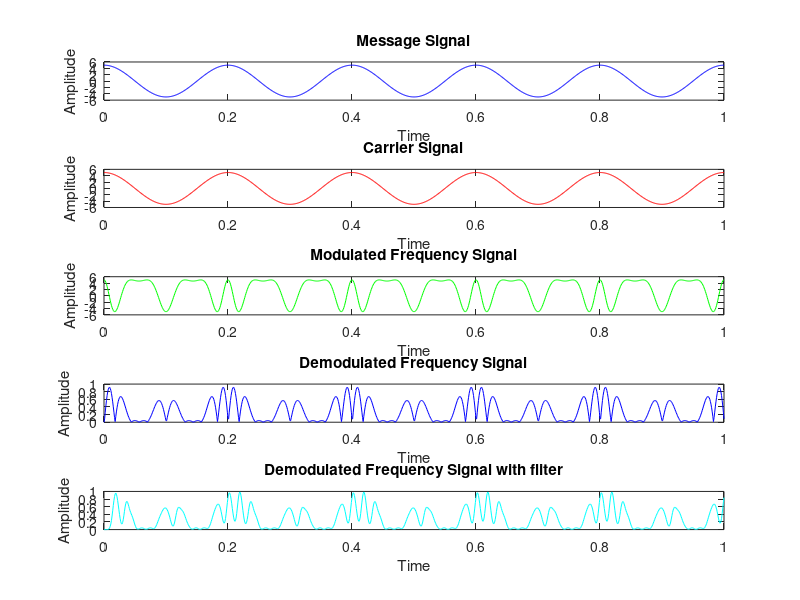

The MATLAB script that drew this image:
clc;
close all;
clear all;
t = 0:0.001:1;
am = input('Enter the amplitude of the message signal: ');
ac = input('Enter the amplitude of the carrier signal: ');
fm = input('Enter the frequency of the message signal: ');
fc = input('Enter the frequency of the carrier signal: ');
B=   input ('Enter the value of modulation index of frequency modulation: ');
xt = am*cos(2*pi*fm*t);
ct = ac*cos(2*pi*fc*t);
sfmt= ac.*cos(2*pi*fc*t + B*sin(2*pi*fm*t))
dem=diff(sfmt)
dem1=[0,dem]
v=abs(dem1)
[b,a]=butter(10,0.2);
v1=filter(b,a,v);
subplot(5,1,1)
plot(t,xt,'b')
title('Message Signal')
xlabel('Time')
ylabel('Amplitude')
subplot(5,1,2)
plot(t,ct,'r')
title('Carrier Signal')
xlabel('Time')
ylabel('Amplitude')
subplot(5,1,3)
plot(t,sfmt,'g')
title('Modulated Frequency Signal')
xlabel('Time')
ylabel('Amplitude')
subplot(5,1,4)
plot(t,v,'b')
title('Demodulated Frequency Signal')
xlabel('Time')
ylabel('Amplitude')
subplot(5,1,5)
plot(t,v1,'c')
title('Demodulated Frequency Signal with fliter')
xlabel('Time')
ylabel('Amplitude')
